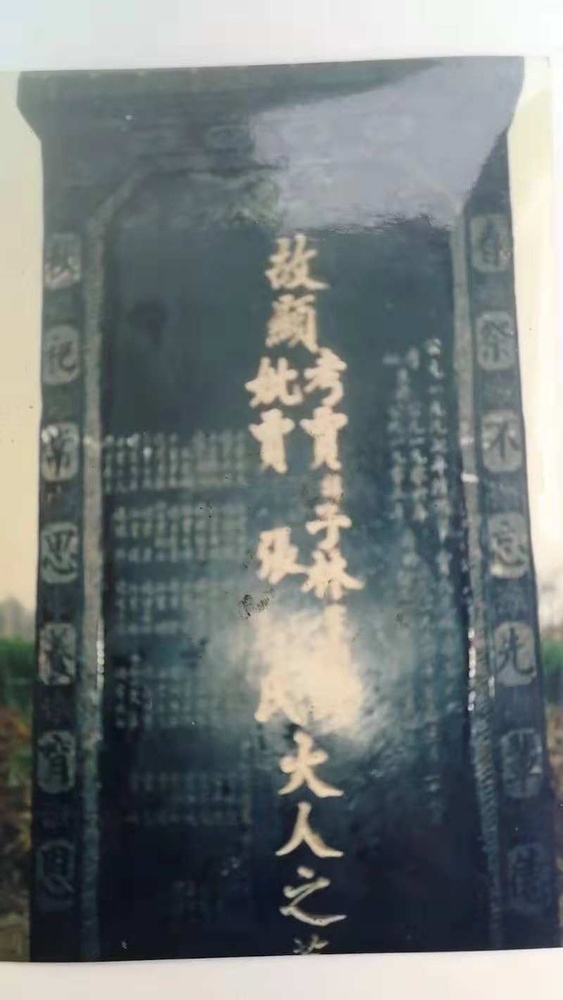
#> input picture 清晰化图片/wx.jpg, 563 x 1000 px, shrunk from 800 x 1422 before the run
$ python 11.py
#> lines starting #> are read from the running program, lines starting #| are printed output that depends on the picture
from PIL import Image
from matplotlib import pyplot as plt
import numpy as np
import cv2

imagefile= cv2.imread("wx.jpg")
#> imagefile is the input picture: shape (1000, 563, 3); mean B, G, R 122.4, 122.5, 115.9

odd_numbers_lines = []
even_numbers_lines =[]
count_lines =1
while count_lines <=imagefile.shape[0]:
    if count_lines %2 !=0:
        odd_numbers_lines.append(imagefile[count_lines-1])
        count_lines += 1
    if count_lines %2 == 0:
            even_numbers_lines.append(imagefile[count_lines-1])
            count_lines += 1
#> after the loop, count_lines = 1001; even_numbers_lines = 500 items; odd_numbers_lines = 500 items

#if countodd_numbers_lines = [imagefile[count_lines] for count_lines in range(imagefile.shape[0]) _lines % 2 != 0]


even_numbers_lines = [imagefile[count_lines] for count_lines in range(imagefile.shape[0]) if count_lines % 2 == 0]
plt.imshow(even_numbers_lines)
plt.show()
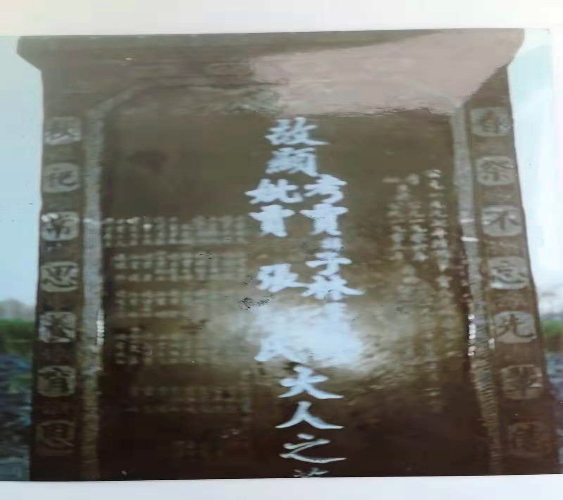
#> shown: shape (500, 563, 3); mean R, G, B 122.4, 122.5, 115.9
